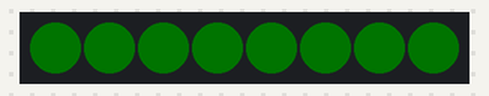
Bench run of a sketch on a simulated Arduino Uno, built with avr-gcc and run on an emulated ATmega328P. Shown: 8 RGB LEDs in strip order, left to right. Dim RGB values are drawn brighter than linear.

Above: at 2.15 s.
At 39.64 s:
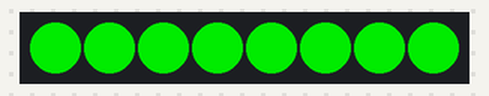
Timing chart, 0 to 40.0 s (numbered marks = the images above):
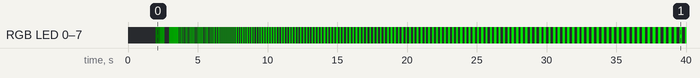

The sketch:

creeperHead.ino
```cpp
#include <SPI.h>

// Use if you want to force the software SPI subsystem to be used for some reason (generally, you don't)
// #define FASTLED_FORCE_SOFTWARE_SPI
// Use if you want to force non-accelerated pin access (hint: you really don't, it breaks lots of things)
// #define FASTLED_FORCE_SOFTWARE_SPI
// #define FASTLED_FORCE_SOFTWARE_PINS
#include "FastLED.h"

///////////////////////////////////////////////////////////////////////////////////////////
//
// Move a white dot along the strip of leds.  This program simply shows how to configure the leds,
// and then how to turn a single pixel white and then off, moving down the line of pixels.
//

// How many leds are in the strip?
#define NUM_LEDS 8

// Data pin that led data will be written out over
#define DATA_PIN 4

// Clock pin only needed for SPI based chipsets when not using hardware SPI
#define CLOCK_PIN 5

// This is an array of leds.  One item for each led in your strip.
CRGB leds[NUM_LEDS];

// This function sets up the ledsand tells the controller about them
void setup() {
  // sanity check delay - allows reprogramming if accidently blowing power w/leds
  delay(2000);
  FastLED.addLeds<DOTSTAR, DATA_PIN, CLOCK_PIN, RGB>(leds, NUM_LEDS);
}

// This function runs over and over, and is where you do the magic to light
// your leds.
void loop() {
  // thanks to https://gist.github.com/jamesotron/766994
  unsigned int rgbColour[3];

  // Start off with red.
  rgbColour[0] = 255;
  rgbColour[1] = 0;
  rgbColour[2] = 0;

  // Choose the colours to increment and decrement.
  for (int decColour = 0; decColour < 3; decColour += 1) {
    int incColour = decColour == 2 ? 0 : decColour + 1;

    // cross-fade the two colours.
    for (int i = 0; i < 255; i += 1) {
      rgbColour[decColour] -= 1;
      rgbColour[incColour] += 1;
      leds[0] = CRGB(0, i, 0);
      leds[1] = CRGB(0, i, 0);
      leds[2] = CRGB(0, i, 0);
      leds[3] = CRGB(0, i, 0);
      leds[4] = CRGB(0, i, 0);
      leds[5] = CRGB(0, i, 0);
      leds[6] = CRGB(0, i, 0);
      leds[7] = CRGB(0, i, 0);

      FastLED.show();
      delay(i);
      leds[0] = CRGB(0, 0, 0);
      leds[1] = CRGB(0, 0, 0);
      leds[2] = CRGB(0, 0, 0);
      leds[3] = CRGB(0, 0, 0);
      leds[4] = CRGB(0, 0, 0);
      leds[5] = CRGB(0, 0, 0);
      leds[6] = CRGB(0, 0, 0);
      leds[7] = CRGB(0, 0, 0);
      FastLED.show();
      delay(i);

    }
  }
}
```

Measured:
- by itself, RGB LED 0–7: off → RGB(0, 1, 0) at 2.0 s, → RGB(0, 18, 0) 0.31 s later, → off 0.32 s later, → RGB(0, 31, 0) 0.31 s later, … (316 changes in this stretch)
